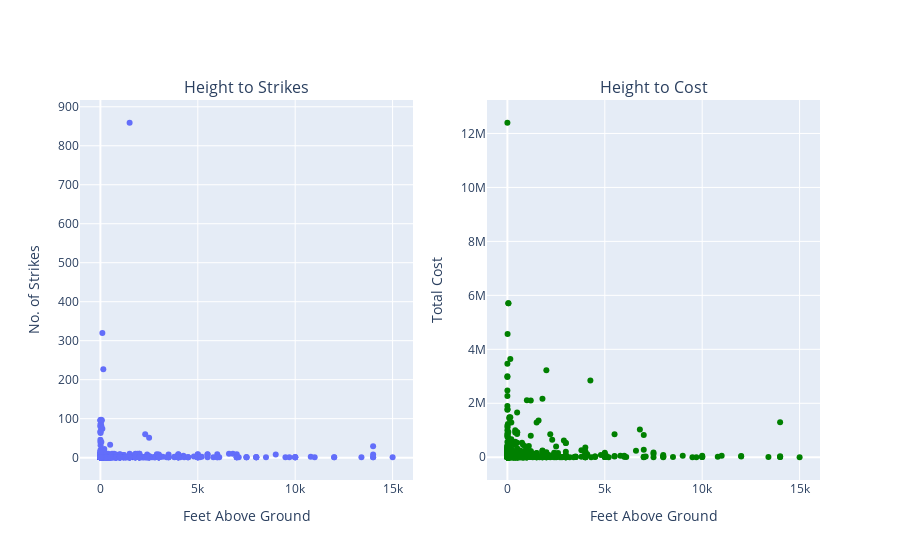

The code cell stored with this chart in its notebook:
### Code cell
from plotly.subplots import make_subplots

x = df[(df[DataSchema.effect_indicated_damage]) & (df["Any Cost?"] == True)]
costs = x[DataSchema.cost_total].to_numpy()
heights = x[DataSchema.feet_above_ground].to_numpy()

fig = make_subplots(rows=1, cols=2, subplot_titles=(
    "Height to Strikes", "Height to Cost"))

trace_one = px.scatter(x, y=DataSchema.wildlife_nbr_struck_actual,
                       x=DataSchema.feet_above_ground).data[0]
trace_two = px.scatter(x, y=DataSchema.cost_total, x=DataSchema.feet_above_ground, color_discrete_sequence=["green"],
                       ).data[0]

fig.add_trace(trace=trace_one, row=1, col=1)
fig.add_trace(trace=trace_two, row=1, col=2)
fig.update_xaxes(row=1, col=1, title_text="Feet Above Ground")
fig.update_xaxes(row=1, col=2, title_text="Feet Above Ground")
fig.update_yaxes(row=1, col=1, title_text="No. of Strikes")
fig.update_yaxes(row=1, col=2, title_text="Total Cost")

fig.show()

### Figure 1 — Plotly figure (JSON) as saved in the notebook; plotly's stock layout.template omitted (floating-point values rounded to 4 significant figures; data arrays with more than 128 entries replaced by an {"elided": "..."} marker saying what was removed)
{"data": [{"hovertemplate": "Feet above ground=%{x}<br>Wildlife: Number Struck Actual=%{y}<extra></extra>", "legendgroup": "", "marker": {"color": "#636efa", "symbol": "circle"}, "mode": "markers", "name": "", "orientation": "v", "showlegend": false, "type": "scatter", "x": {"elided": "805 int values"}, "xaxis": "x", "y": {"elided": "805 int values"}, "yaxis": "y"}, {"hovertemplate": "Feet above ground=%{x}<br>Cost: Total $=%{y}<extra></extra>", "legendgroup": "", "marker": {"color": "green", "symbol": "circle"}, "mode": "markers", "name": "", "orientation": "v", "showlegend": false, "type": "scatter", "x": {"elided": "805 int values"}, "xaxis": "x2", "y": {"elided": "805 int values"}, "yaxis": "y2"}], "layout": {"annotations": [{"font": {"size": 16}, "showarrow": false, "text": "Height to Strikes", "x": 0.225, "xanchor": "center", "xref": "paper", "y": 1, "yanchor": "bottom", "yref": "paper"}, {"font": {"size": 16}, "showarrow": false, "text": "Height to Cost", "x": 0.775, "xanchor": "center", "xref": "paper", "y": 1, "yanchor": "bottom", "yref": "paper"}], "xaxis": {"anchor": "y", "domain": [0, 0.45], "title": {"text": "Feet Above Ground"}}, "xaxis2": {"anchor": "y2", "domain": [0.55, 1], "title": {"text": "Feet Above Ground"}}, "yaxis": {"anchor": "x", "domain": [0, 1], "title": {"text": "No. of Strikes"}}, "yaxis2": {"anchor": "x2", "domain": [0, 1], "title": {"text": "Total Cost"}}}}
